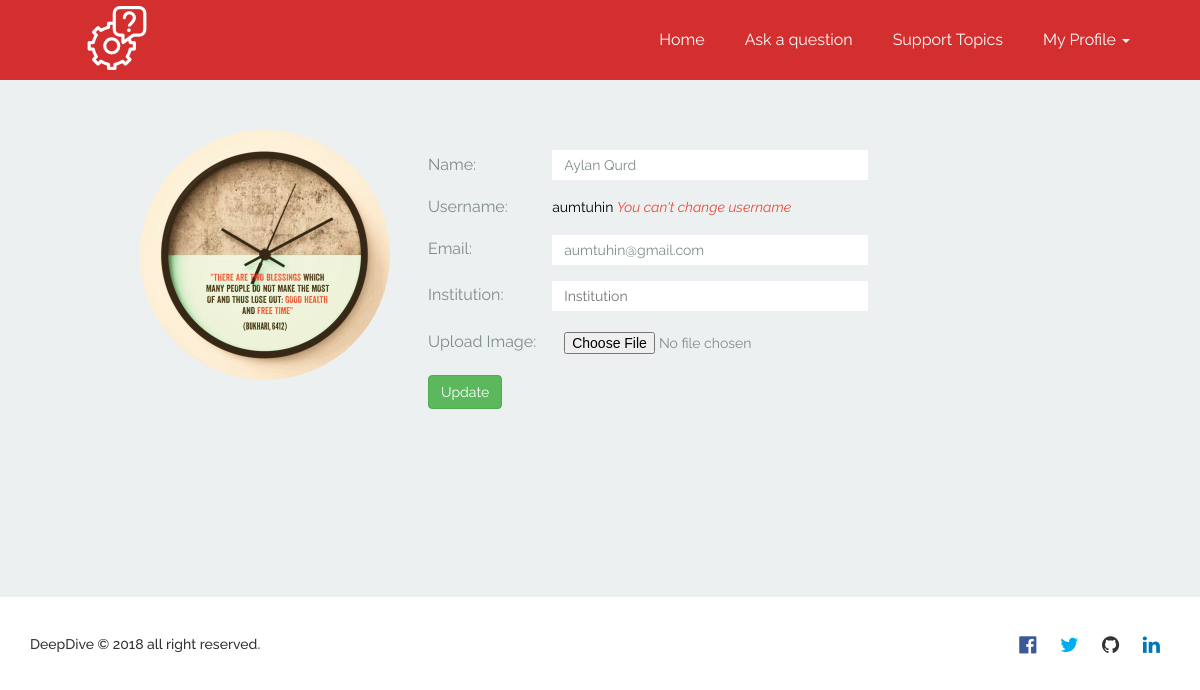
Screenshot of /editprofile.php (signed in) with the database file from the repository.
### tables this page shows
CREATE TABLE `user` (
  `userid` int(11) NOT NULL,
  `name` varchar(50) NOT NULL,
  `username` varchar(50) NOT NULL,
  `email` varchar(50) NOT NULL,
  `password` varchar(50) NOT NULL,
  `image` varchar(200) DEFAULT NULL,
  `institution` varchar(80) DEFAULT NULL
);

### editprofile.php (the view, shortened to what this page needs)
<?php
  include('headers.php');
  $db= dbcon();
 ?>
    <?php
      $query = "SELECT * FROM user WHERE userid={$_SESSION['user']}";
      $result = mysqli_query($db,$query);
      while ($row = mysqli_fetch_array($result)){
    ?>
    <section id="user-profile">
      <div class="container">
        <div class="prifile-content">
          <div class="row">
              <div class="col-md-4 text-right">
                <div class="profile-pic">
                  <img src="img/<?php echo $row['image']; ?>" alt="Profile image">
                </div>
              </div>
            <div class="col-md-8">
              <div class="user-profile-info">
                <form action="editprofile.php" method="POST" enctype="multipart/form-data">
                  <table>
                    <tr>
                      <td class="info-label">Name:</td>
                      <td>
                        <input type="text" name="name" value="<?php echo $row['name'] ?>">
                      </td>
                    </tr>
                    <tr>
                      <td class="info-label">Username:</td>
                      <td>
                        <?php echo $row['username']; ?> <i style="color:#e74c3c;">You can't change username</i>
                      </td>
                    </tr>
                    <tr>
                      <td class="info-label">Email:</td>
                      <td>
                        <input type="email" name="email" value="<?php echo $row['email'] ?>">
                      </td>
                    </tr>
                    <tr>
                      <td class="info-label">Institution:</td>
                      <td>
                        <input type="text" name="institution" value="<?php echo $row['institution'] ?>" placeholder="Institution">
                      </td>
                    </tr>
                    <tr>
                      <td class="info-label">Upload Image:</td>
                      <td>
                        <input class="imageup" type="file" name="image" value="Upload">
                      </td>
                    </tr>
                    <tr>
                      <td>
                        <button class="btn btn-success" type="submit" name="update">Update</button>
                      </td>
                    </tr>
                  </table>
                </form>
              </div>
            </div>
          </div>
        </div>
      </div>
    </section>
    <?php } ?>
<?php
  include('footer.php');
?>

### css/style.css (style rules this page uses)
body { font-family: 'Raleway', sans-serif; padding: 0; margin: 0; }
#user-profile { background: #ecf0f1; }
.prifile-content { margin-top: 50px; }
.prifile-content .profile-pic img { height: 250px; width: 250px; border-radius: 50%; }
.user-profile-info { margin-top: 12px; }
.user-profile-info .info-label { font-size: 16px; color: #7f8c8d; }
.user-profile-info tr td { padding: 8px; color: #000; }

### editprofile.php (style rules this page uses)
.imageup { text-align: center; margin: auto; }
#user-profile { padding-bottom: 180px; }
input { width: 100%; padding: 5px 12px; border: none; outline: none; color: #7f8c8d; }

### rows the page displays
user: image (picture), name "Aylan Qurd", username "aumtuhin", email "aumtuhin@gmail.com"
